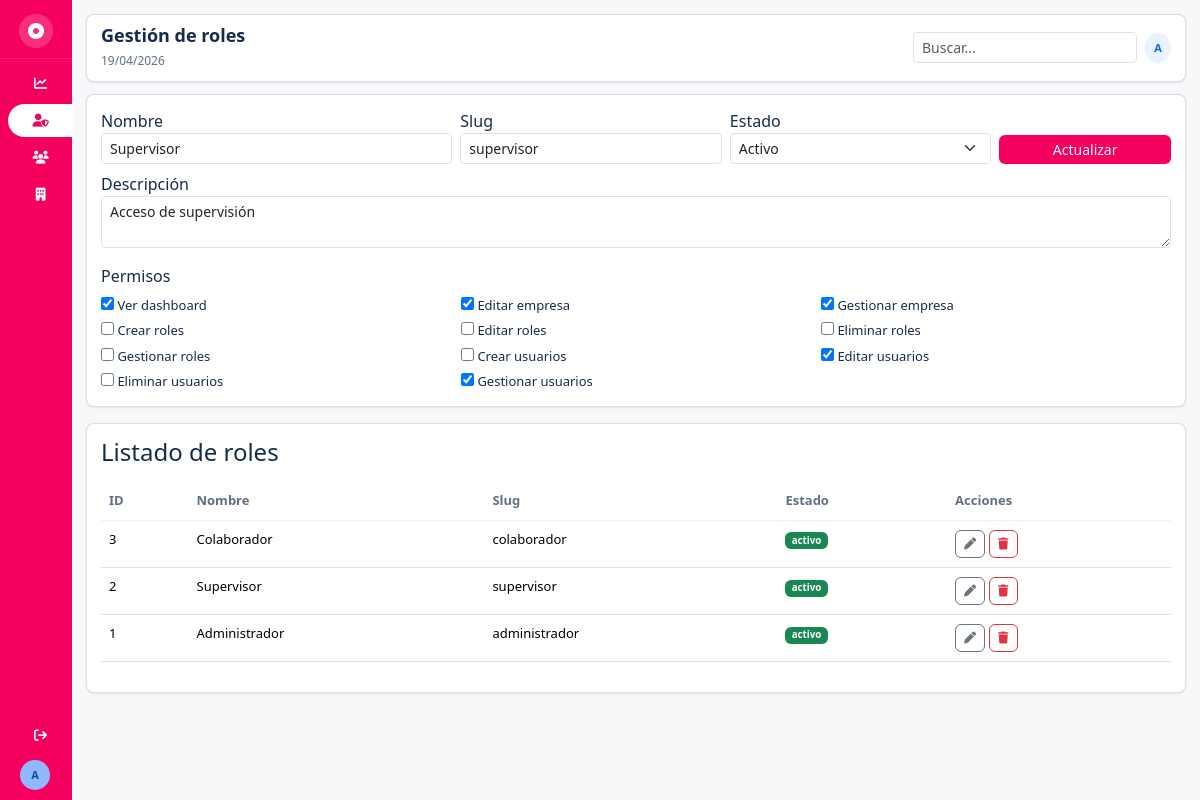
The page /roles?id=2 (signed in) on the database its author committed.
### tables this page shows
CREATE TABLE roles (
  id INT AUTO_INCREMENT PRIMARY KEY,
  nombre VARCHAR(100) NOT NULL UNIQUE,
  slug VARCHAR(100) NOT NULL UNIQUE,
  descripcion TEXT NULL,
  estado ENUM('activo','inactivo') NOT NULL DEFAULT 'activo',
  created_at DATETIME NOT NULL,
  updated_at DATETIME NOT NULL
);

CREATE TABLE permisos (
  id INT AUTO_INCREMENT PRIMARY KEY,
  nombre VARCHAR(100) NOT NULL,
  slug VARCHAR(100) NOT NULL UNIQUE,
  modulo VARCHAR(100) NOT NULL,
  descripcion TEXT NULL,
  created_at DATETIME NOT NULL,
  updated_at DATETIME NOT NULL,
  INDEX idx_permisos_modulo (modulo)
);

### app/core/Controller.php (called while the page is built, shortened)
<?php
class Controller
{
    protected function view(string $view, array $data = [], string $layout = 'layouts/main'): void
    {
        extract($data, EXTR_SKIP);
        require BASE_PATH . '/app/views/' . $layout . '.php';
    }
}

### app/controllers/RolController.php (called while the page is built, shortened)
<?php
class RolController extends Controller
{
    public function index(): void
    {
        $rolModel = new Rol();
        $permisoModel = new Permiso();
        $rpModel = new RolPermiso();
        $roles = $rolModel->all();
        $selected = isset($_GET['id']) ? $rolModel->find((int) $_GET['id']) : null;
        $this->view('roles/index', [
            'title' => 'Gestión de roles',
            'roles' => $roles,
            'permisos' => $permisoModel->all(),
            'selected' => $selected,
            'selectedPermisos' => $selected ? $rpModel->permisosRol((int) $selected['id']) : [],
        ]);
    }
}

### app/core/Router.php (called while the page is built, shortened)
<?php
class Router
{
    private array $routes = [];
    private function add(string $method, string $path, array $handler, array $meta): void
    {
        $this->routes[$method][$path] = ['handler' => $handler, 'meta' => $meta];
    }
    public function dispatch(string $method, string $uri): void
    {
        $route = $this->routes[$method][$uri] ?? null;
        [$controller, $action] = $route['handler'];
        (new $controller())->$action();
    }
}

### index.php (called while the page is built, shortened)
<?php
spl_autoload_register(function ($class): void {
    $prefix = 'App\\';
    $baseDir = BASE_PATH . '/app/';
    $relativeClass = substr($class, strlen($prefix));
    $file = $baseDir . str_replace('\\', '/', $relativeClass) . '.php';
});
require BASE_PATH . '/app/helpers/functions.php';
$router = new App\Core\Router();
$router->dispatch($_SERVER['REQUEST_METHOD'], request_path());

### app/helpers/functions.php (called while the page is built, shortened)
<?php
function db(): PDO
{
    static $pdo = null;
    if ($pdo instanceof PDO) {
        return $pdo;
    }
    $cfg = require BASE_PATH . '/config/database.php';
    $dsn = sprintf('%s:host=%s;port=%s;dbname=%s;charset=%s', $cfg['driver'], $cfg['host'], $cfg['port'], $cfg['database'], $cfg['charset']);
    $pdo = new PDO($dsn, $cfg['username'], $cfg['password'], [
        PDO::ATTR_ERRMODE => PDO::ERRMODE_EXCEPTION,
        PDO::ATTR_DEFAULT_FETCH_MODE => PDO::FETCH_ASSOC,
    ]);
    return $pdo;
}
function base_path_url(): string
{
    $scriptName = $_SERVER['SCRIPT_NAME'] ?? '';
    $base = str_replace('\\', '/', dirname($scriptName));
    if ($base === '/' || $base === '\\' || $base === '.') {
        return '';
    }
    return rtrim($base, '/');
}
function url(string $path = ''): string
{
    $base = base_path_url();
    $normalizedPath = ltrim($path, '/');
    return ($base !== '' ? $base : '') . '/' . $normalizedPath;
}

### app/core/Model.php (called while the page is built, shortened)
<?php
abstract class Model
{
    public function __construct()
    {
        $this->pdo = db();
    }
}

### app/models/Rol.php (called while the page is built, shortened)
<?php
class Rol extends Model
{
    public function all(): array
    {
        return $this->pdo->query('SELECT * FROM roles ORDER BY id DESC')->fetchAll();
    }
    public function find(int $id): ?array
    {
        $stmt = $this->pdo->prepare('SELECT * FROM roles WHERE id=:id LIMIT 1');
        $stmt->execute(['id' => $id]);
        return $stmt->fetch() ?: null;
    }
}

### app/models/Permiso.php (called while the page is built, shortened)
<?php
class Permiso extends Model
{
    public function all(): array
    {
        return $this->pdo->query('SELECT * FROM permisos ORDER BY modulo, nombre')->fetchAll();
    }
}

### app/views/roles/form.php (the view, shortened to what this page needs)
<form method="post" action="<?= url($selected ? 'roles/update' : 'roles/store') ?>" class="panel-card">
    <div class="row g-2">
        <div class="col-md-4"><label>Nombre</label><input class="form-control form-control-sm" name="nombre" required value="<?= htmlspecialchars($selected['nombre'] ?? '', ENT_QUOTES) ?>"></div>
        <div class="col-md-3"><label>Slug</label><input class="form-control form-control-sm" name="slug" required value="<?= htmlspecialchars($selected['slug'] ?? '', ENT_QUOTES) ?>"></div>
        <div class="col-md-3"><label>Estado</label><select name="estado" class="form-select form-select-sm"><option value="activo">Activo</option></select></div>
        <div class="col-md-2 d-flex align-items-end"><button class="btn btn-sm btn-fuchsia w-100"><?= $selected ? 'Actualizar' : 'Crear' ?></button></div>
        <div class="col-12"><label>Descripción</label><textarea class="form-control form-control-sm" name="descripcion"><?= htmlspecialchars($selected['descripcion'] ?? '', ENT_QUOTES) ?></textarea></div>
    </div>
    <?php if ($selected): ?>
    <div class="mt-3">
        <label class="d-block mb-2">Permisos</label>
        <div class="permission-grid">
            <?php foreach ($permisos as $permiso): ?>
                <label><input type="checkbox" name="permisos[]" value="<?= (int) $permiso['id'] ?>" <?= in_array((int) $permiso['id'], $selectedPermisos, true) ? 'checked' : '' ?>> <?= htmlspecialchars($permiso['nombre'], ENT_QUOTES) ?></label>
            <?php endforeach; ?>
        </div>
    </div>
    <?php endif; ?>
</form>

### app/views/roles/index.php
<?php require BASE_PATH . '/app/views/roles/form.php'; ?>
<section class="panel-card mt-3">
    <div class="d-flex justify-content-between mb-2"><h4>Listado de roles</h4></div>
    <table class="table table-sm custom-table">
        <thead><tr><th>ID</th><th>Nombre</th><th>Slug</th><th>Estado</th><th>Acciones</th></tr></thead>
        <tbody>
        <?php foreach ($roles as $rol): ?>
            <tr>
                <td><?= (int) $rol['id'] ?></td><td><?= htmlspecialchars($rol['nombre'], ENT_QUOTES) ?></td><td><?= htmlspecialchars($rol['slug'], ENT_QUOTES) ?></td><td><span class="badge <?= $rol['estado']==='activo'?'bg-success':'bg-secondary' ?>"><?= htmlspecialchars($rol['estado'], ENT_QUOTES) ?></span></td>
                <td class="d-flex gap-1">
                    <a class="btn btn-xs btn-outline-secondary" href="<?= url('roles?id=' . (int) $rol['id']) ?>"><i class="fa fa-pen"></i></a>
                    <form method="post" action="<?= url('roles/delete') ?>" onsubmit="return confirm('¿Eliminar rol?');">
                        <?= csrf_field() ?><input type="hidden" name="id" value="<?= (int) $rol['id'] ?>"><button class="btn btn-xs btn-outline-danger"><i class="fa fa-trash"></i></button>
                    </form>
                </td>
            </tr>
        <?php endforeach; ?>
        </tbody>
    </table>
</section>

### public/assets/css/app.css (style rules this page uses)
:root { --atl-bg: #F7F8F9; --atl-surface: #FFFFFF; --atl-sidebar: #F5005F; --atl-sidebar-soft: #282E33; --atl-text: #172B4D; --atl-text-soft: #44546F; --atl-icon: #42526E; --atl-border: #DCDFE4; --atl-hover: #091E420F; --atl-active: #E9F2FF; --atl-active-text: #0C66E4; --atl-primary: #F5005F; --atl-success: #1F845A; --atl-danger: #C9372C; --atl-shadow: 0 1px 2px rgba(9, 30, 66, 0.08), 0 0 1px rgba(9, 30, 66, 0.12); --atl-radius-sm: 6px; --atl-radius-md: 8px; --atl-radius-lg: 12px; --atl-global-sidebar-width: 72px; --atl-context-sidebar-width: 280px; }
* { box-sizing: border-box; }
body { margin: 0; font-family: 'Atlassian Sans', 'Segoe UI', Inter, system-ui, sans-serif; color: var(--atl-text); background: var(--atl-bg); }
.panel-card, .kpi-card { background: var(--atl-surface); border-radius: var(--atl-radius-md); box-shadow: var(--atl-shadow); padding: 14px; border: 1px solid var(--atl-border); }
.custom-table thead th { color: #626F86; font-weight: 600; border-bottom: 1px solid #edf0f6; }
.custom-table td, .custom-table th { padding: 9px 8px; font-size: 13px; }
.btn-fuchsia, .btn-primary { background: var(--atl-primary); color: #fff; border: none; border-radius: var(--atl-radius-sm); }
.btn-xs { padding: 4px 8px; font-size: 12px; }
.permission-grid { display: grid; grid-template-columns: repeat(3, minmax(0, 1fr)); gap: 6px 10px; font-size: 13px; }

### rows shown on the page
roles: nombre "Supervisor", slug "supervisor", descripcion "Acceso de supervisión", id "2", estado "activo"
permisos: id "☑", nombre "Ver dashboard"
permisos: id "☑", nombre "Editar empresa"
permisos: id "☑", nombre "Gestionar empresa"
permisos: nombre "Crear roles"
permisos: nombre "Editar roles"
permisos: nombre "Eliminar roles"
permisos: nombre "Gestionar roles"
permisos: nombre "Crear usuarios"
permisos: id "☑", nombre "Editar usuarios"
permisos: nombre "Eliminar usuarios"
permisos: id "☑", nombre "Gestionar usuarios"
roles: id "3", nombre "Colaborador", slug "colaborador", estado "activo"
roles: id "1", nombre "Administrador", slug "administrador", estado "activo"

### other values the page prints
substr($user['nombre'] ?? 'A', 0, 1) "A"
$title "Gestión de roles"
substr(auth_user()['nombre'] ?? 'A', 0, 1) "A"
